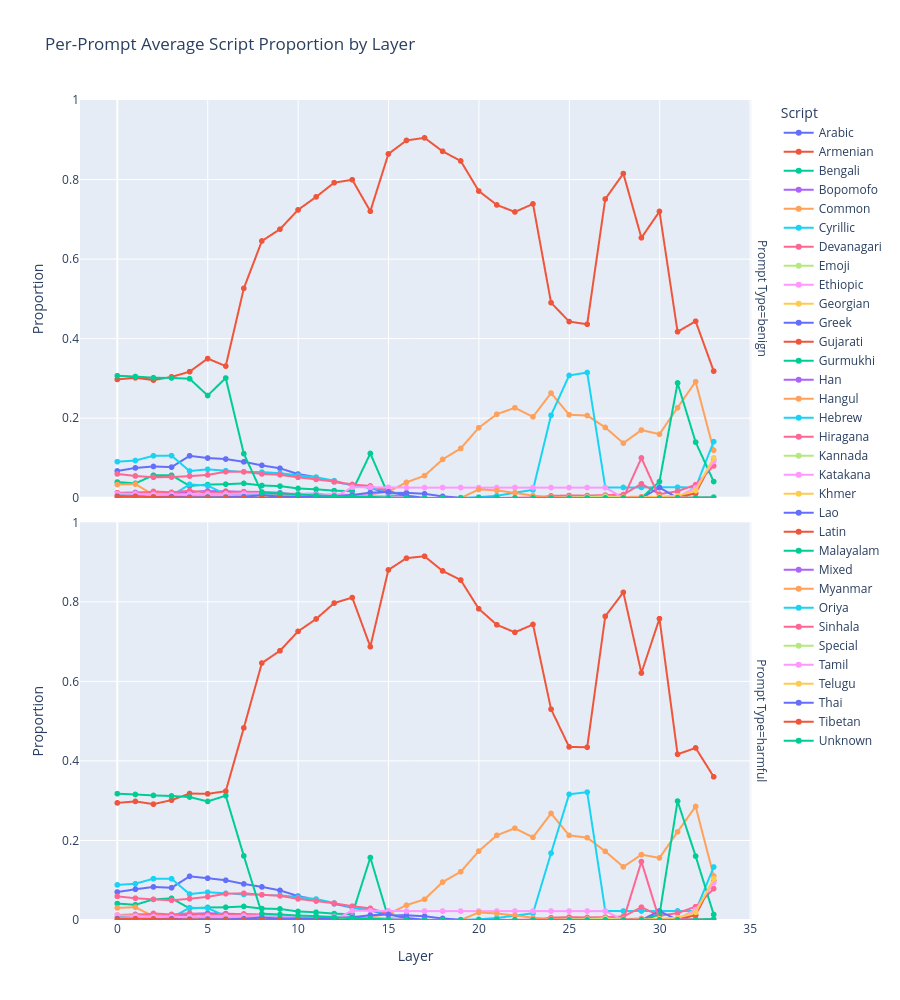

The code cell stored with this chart in its notebook:
### Code cell
lang_prop(["layer", "prompt_type", "script"], facet_row="prompt_type", height=1000)
